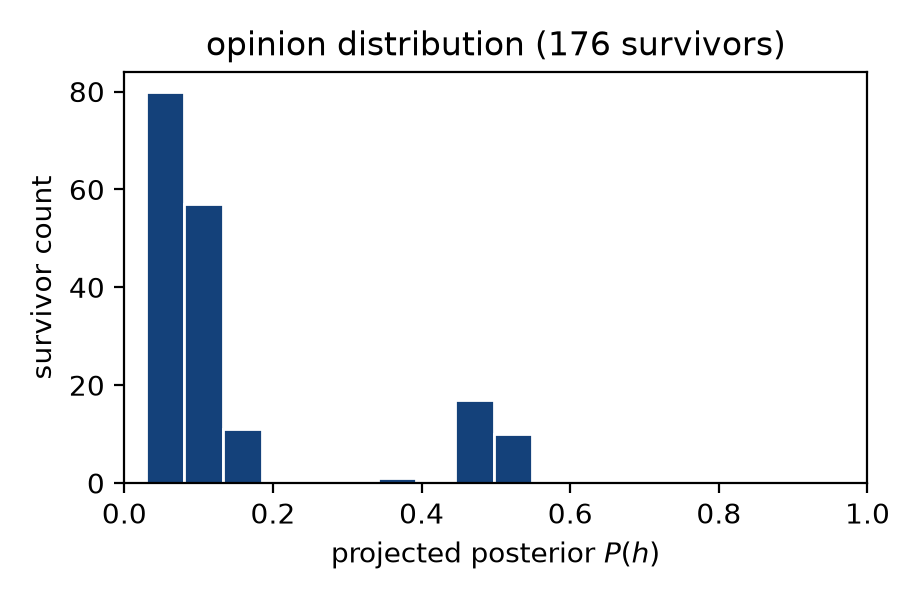

This chart was generated by the following Python code:
"""Deterministic figure for the survivor opinion distribution, generated from `timeline.json`.

Part of the Bucket Foundation Figures rule (`papers/PAPER-STANDARDS.md`):
every figure is a script under this paper's own `figures/` directory,
rebuilt by `make figures`, and takes no random seed it does not fix. This
script's one input is the run directory this paper reports on, baked in
below as `RUN_DIR`: the paper is a report on that one run, so the figure
has no meaning re-pointed at a different run without regenerating the
whole paper alongside it.

Run:
    python3 figures/fig_opinion_histogram.py
Writes:
    figures/fig_opinion_histogram.png
"""
from __future__ import annotations

import json
import os

import matplotlib

matplotlib.use("Agg")
import matplotlib.pyplot as plt

HERE = os.path.dirname(os.path.abspath(__file__))
OUT = os.path.join(HERE, "fig_opinion_histogram.png")
RUN_DIR = '/home/gian/agfarms/bucket-foundation/tools/hypothesis-engine/runs/quantum-history/20260910T085020Z'


def main() -> None:
    timeline = json.loads(open(os.path.join(RUN_DIR, "timeline.json")).read())
    seen = {}
    for b in timeline.get("bins", []):
        for entry in b.get("ranked_hypotheses", []):
            hid, posterior = entry.get("hypothesis_id"), entry.get("posterior")
            if hid is not None and posterior is not None and hid not in seen:
                seen[hid] = posterior
    values = list(seen.values())

    fig, ax = plt.subplots(figsize=(4.6, 3.0), dpi=200)
    if values:
        ax.hist(values, bins=min(10, max(1, len(set(values)))), color="#14417a", edgecolor="white")
    ax.set_xlabel("projected posterior $P(h)$")
    ax.set_ylabel("survivor count")
    ax.set_title(f"opinion distribution ({len(values)} survivors)")
    ax.set_xlim(0.0, 1.0)
    fig.tight_layout()
    fig.savefig(OUT)
    plt.close(fig)
    print(f"wrote {OUT}")


if __name__ == "__main__":
    main()
